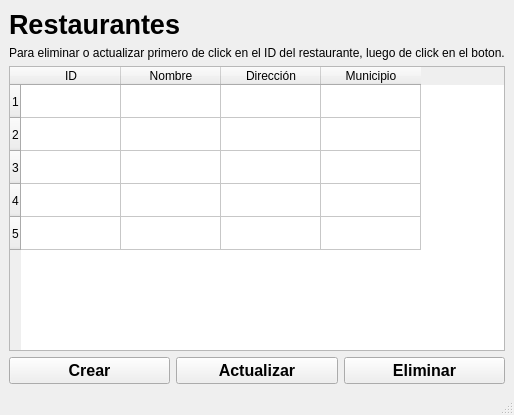
<?xml version="1.0" encoding="UTF-8"?>
<ui version="4.0">
 <class>Restaurantes</class>
 <widget class="QMainWindow" name="Restaurantes">
  <property name="geometry">
   <rect>
    <x>0</x>
    <y>0</y>
    <width>463</width>
    <height>415</height>
   </rect>
  </property>
  <property name="windowTitle">
   <string>Restaurantes</string>
  </property>
  <widget class="QWidget" name="centralwidget">
   <layout class="QGridLayout" name="gridLayout_2">
    <item row="0" column="0">
     <layout class="QGridLayout" name="gridLayout">
      <item row="3" column="1">
       <widget class="QPushButton" name="btn_actualizar">
        <property name="font">
         <font>
          <pointsize>12</pointsize>
          <weight>75</weight>
          <bold>true</bold>
         </font>
        </property>
        <property name="text">
         <string>Actualizar</string>
        </property>
       </widget>
      </item>
      <item row="3" column="0">
       <widget class="QPushButton" name="btn_crear">
        <property name="font">
         <font>
          <pointsize>12</pointsize>
          <weight>75</weight>
          <bold>true</bold>
         </font>
        </property>
        <property name="text">
         <string>Crear</string>
        </property>
       </widget>
      </item>
      <item row="3" column="2">
       <widget class="QPushButton" name="btn_eliminar">
        <property name="font">
         <font>
          <pointsize>12</pointsize>
          <weight>75</weight>
          <bold>true</bold>
         </font>
        </property>
        <property name="text">
         <string>Eliminar</string>
        </property>
       </widget>
      </item>
      <item row="0" column="0" colspan="3">
       <widget class="QLabel" name="label">
        <property name="font">
         <font>
          <pointsize>20</pointsize>
          <weight>75</weight>
          <bold>true</bold>
         </font>
        </property>
        <property name="text">
         <string>Restaurantes</string>
        </property>
       </widget>
      </item>
      <item row="2" column="0" colspan="3">
       <widget class="QTableWidget" name="table_restaurantes">
        <property name="sizePolicy">
         <sizepolicy hsizetype="Expanding" vsizetype="Expanding">
          <horstretch>0</horstretch>
          <verstretch>0</verstretch>
         </sizepolicy>
        </property>
        <property name="sizeIncrement">
         <size>
          <width>0</width>
          <height>0</height>
         </size>
        </property>
        <property name="lineWidth">
         <number>1</number>
        </property>
        <property name="sizeAdjustPolicy">
         <enum>QAbstractScrollArea::AdjustIgnored</enum>
        </property>
        <property name="editTriggers">
         <set>QAbstractItemView::NoEditTriggers</set>
        </property>
        <property name="selectionMode">
         <enum>QAbstractItemView::SingleSelection</enum>
        </property>
        <property name="showGrid">
         <bool>true</bool>
        </property>
        <property name="gridStyle">
         <enum>Qt::SolidLine</enum>
        </property>
        <property name="sortingEnabled">
         <bool>false</bool>
        </property>
        <property name="wordWrap">
         <bool>true</bool>
        </property>
        <property name="rowCount">
         <number>5</number>
        </property>
        <attribute name="horizontalHeaderVisible">
         <bool>true</bool>
        </attribute>
        <attribute name="horizontalHeaderCascadingSectionResizes">
         <bool>false</bool>
        </attribute>
        <attribute name="horizontalHeaderMinimumSectionSize">
         <number>39</number>
        </attribute>
        <attribute name="verticalHeaderDefaultSectionSize">
         <number>33</number>
        </attribute>
        <row/>
        <row/>
        <row/>
        <row/>
        <row/>
        <column>
         <property name="text">
          <string>ID</string>
         </property>
        </column>
        <column>
         <property name="text">
          <string>Nombre</string>
         </property>
        </column>
        <column>
         <property name="text">
          <string>Dirección</string>
         </property>
        </column>
        <column>
         <property name="text">
          <string>Municipio</string>
         </property>
        </column>
       </widget>
      </item>
      <item row="1" column="0" colspan="3">
       <widget class="QLabel" name="label_2">
        <property name="text">
         <string>Para eliminar o actualizar primero de click en el ID del restaurante, luego de click en el boton.</string>
        </property>
       </widget>
      </item>
     </layout>
    </item>
   </layout>
  </widget>
  <widget class="QStatusBar" name="statusbar"/>
 </widget>
 <resources/>
 <connections/>
</ui>
